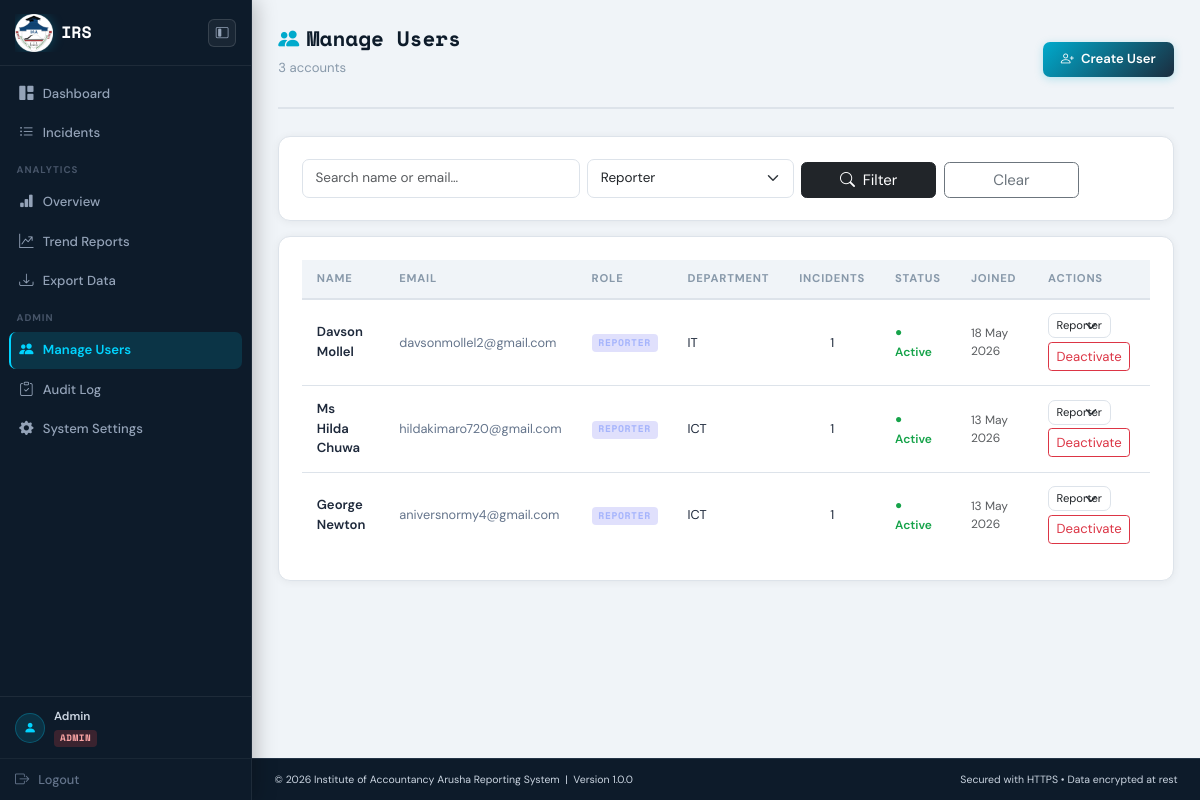
Screenshot of /public/users/list.php?role=reporter (signed in) with the database file from the repository.
### tables this page shows
CREATE TABLE `users` (
  `id` int(10) UNSIGNED NOT NULL,
  `full_name` varchar(150) NOT NULL,
  `email` varchar(200) NOT NULL,
  `password` varchar(255) NOT NULL,
  `role` enum('reporter','officer','admin') NOT NULL DEFAULT 'reporter',
  `department` varchar(150) DEFAULT NULL,
  `phone` varchar(20) DEFAULT NULL,
  `is_active` tinyint(1) NOT NULL DEFAULT 1,
  `created_at` datetime NOT NULL DEFAULT current_timestamp(),
  `updated_at` datetime NOT NULL DEFAULT current_timestamp() ON UPDATE current_timestamp()
);

### includes/functions.php (called while the page is built, shortened)
<?php
function is_logged_in(): bool
{
    return isset($_SESSION['user_id']);
}
function current_user(): ?array
{
    return [
        'id'   => $_SESSION['user_id'],
        'name' => $_SESSION['user_name'],
        'role' => $_SESSION['user_role'],
        'email'=> $_SESSION['user_email'],
    ];
}
function e(?string $str): string
{
    return htmlspecialchars((string)$str, ENT_QUOTES | ENT_SUBSTITUTE, 'UTF-8');
}

### public/users/list.php (the view, shortened to what this page needs)
<?php
require_once __DIR__ . '/../../includes/functions.php';
$pdo = db();
$search      = trim($_GET['q']      ?? '');
$filter      = $_GET['role']        ?? '';
$where  = ['1=1'];
$params = [];
if ($filter) {
    $where[]  = 'role = ?';
    $params[] = $filter;
}
$stmt = $pdo->prepare("
    SELECT u.*,
           (SELECT COUNT(*) FROM incidents WHERE reporter_id = u.id) AS incident_count
    FROM   users u
    WHERE  " . implode(' AND ', $where) . "
    ORDER  BY u.created_at DESC
");
$stmt->execute($params);
$users = $stmt->fetchAll();
include __DIR__ . '/../../includes/header.php';
?>
<div class="page-header">
    <div>
        <h1 class="page-title">
            <i class="bi bi-people-fill me-2 text-cyan"></i>Manage Users
        </h1>
        <p class="page-subtitle">
            <?= count($users) ?> account<?= count($users) !== 1 ? 's' : '' ?>
        </p>
    </div>
    <button class="btn btn-dark btn-cirms btn-primary-cirms"
            data-bs-toggle="modal" data-bs-target="#createModal">
        <i class="bi bi-person-plus me-1"></i> Create User
    </button>
</div>
<div class="cirms-card mb-3">
    <form method="GET" class="row g-2 align-items-end">
        <div class="col-md-4">
            <input type="text" name="q" class="form-control"
                   placeholder="Search name or email…"
                   value="<?= e($search) ?>">
        </div>
        <div class="col-md-3">
            <select name="role" class="form-select">
                <option value="reporter" <?= $filter === 'reporter' ? 'selected' : '' ?>>Reporter</option>
            </select>
        </div>
        <div class="col-md-2">
            <button class="btn btn-dark w-100">
                <i class="bi bi-search me-1"></i> Filter
            </button>
        </div>
        <div class="col-md-2">
            <a href="<?= APP_URL ?>/public/users/list.php" class="btn btn-outline-secondary w-100">
                Clear
            </a>
        </div>
    </form>
</div>
<div class="cirms-card">
    <div class="table-responsive">
        <table class="cirms-table">
            <thead>
                <tr>
                    <th>Name</th>
                    <th>Email</th>
                    <th>Role</th>
                    <th>Department</th>
                    <th>Incidents</th>
                    <th>Status</th>
                    <th>Joined</th>
                    <th>Actions</th>
                </tr>
            </thead>
            <tbody>
            <?php foreach ($users as $u): ?>
            <tr>
                <td style="font-weight:600;font-size:.875rem;"><?= e($u['full_name']) ?></td>
                <td style="font-size:.85rem;color:#64748b;"><?= e($u['email']) ?></td>
                <td>
                    <span class="role-chip role-<?= e($u['role']) ?>">
                        <?= ucfirst(e($u['role'])) ?>
                    </span>
                </td>
                <td style="font-size:.85rem;"><?= e($u['department'] ?: '—') ?></td>
                <td style="font-size:.85rem;text-align:center;"><?= $u['incident_count'] ?></td>
                <td>
                    <?php if ($u['is_active']): ?>
                        <span style="color:#16a34a;font-size:.8rem;font-weight:600;">● Active</span>
                    <?php else: ?>
                        <span style="color:#94a3b8;font-size:.8rem;font-weight:600;">● Inactive</span>
                    <?php endif; ?>
                </td>
                <td class="text-muted" style="font-size:.8rem;">
                    <?= date('d M Y', strtotime($u['created_at'])) ?>
                </td>
                <td>
                    <?php if ($u['id'] !== (int)current_user()['id']): ?>
                    <div class="d-flex gap-1 flex-wrap">
                        <form method="POST" class="d-inline">
                            <select name="role" class="form-select form-select-sm"
                                    onchange="this.form.submit()"
                                    style="font-size:.75rem;padding:.2rem .5rem;"
                                    title="Change role — will email the user">
                                <option value="reporter" <?= $u['role'] === 'reporter' ? 'selected' : '' ?>>Reporter</option>
                            </select>
                        </form>
                        <form method="POST" class="d-inline">
                            <button type="submit"
                                    class="btn btn-sm <?= $u['is_active'] ? 'btn-outline-danger' : 'btn-outline-success' ?>"
                                    title="<?= $u['is_active'] ? 'Deactivate account' : 'Reactivate account — will email user' ?>"
                                    data-confirm="<?= $u['is_active'] ? 'Deactivate this user account?' : 'Reactivate this account? The user will be notified by email.' ?>">
                                <?= $u['is_active'] ? 'Deactivate' : 'Activate' ?>
                            </button>
                        </form>
                    </div>
                    <?php else: ?>
                        <span class="text-muted" style="font-size:.78rem;">(your account)</span>
                    <?php endif; ?>
                </td>
            </tr>
            <?php endforeach; ?>
            </tbody>
        </table>
    </div>
</div>
<?php include __DIR__ . '/../../includes/footer.php'; ?>

### public/css/cirms.css (style rules this page uses)
:root { --navy: #0d1b2a; --navy-mid: #1b2d3f; --navy-soft: #233447; --cyan: #00d4ff; --cyan-dim: #00aacc; --white: #f8fafc; --muted: #8899aa; --border: #dde3ea; --bg: #f0f4f8; --card-bg: #ffffff; --low: #22c55e; --medium: #f59e0b; --high: #f97316; --critical: #ef4444; --status-new: #6366f1; --status-ack: #0ea5e9; --status-progress: #f59e0b; --status-resolved: #22c55e; --status-closed: #94a3b8; --radius: 8px; --shadow: 0 2px 12px rgba(0,0,0,.08); --shadow-lg: 0 8px 32px rgba(0,0,0,.13); font-size: 15px; }
*, *::before, *::after { box-sizing: border-box; margin: 0; padding: 0; }
body { font-family: 'DM Sans', sans-serif; background: var(--bg); color: #1e293b; min-height: 100vh; display: flex; flex-direction: column; }
.role-chip { display: inline-block; font-size: .65rem; font-weight: 700; font-family: 'Space Mono', monospace; letter-spacing: .06em; padding: .12rem .45rem; border-radius: 4px; text-transform: uppercase; white-space: nowrap; }
.role-reporter { background: rgba(99,102,241,.2); color: #a5b4fc; }
.page-header { display: flex; align-items: center; justify-content: space-between; margin-bottom: 1.75rem; padding-bottom: 1rem; border-bottom: 2px solid var(--border); gap: 1rem; }
.page-title { font-family: 'Space Mono', monospace; font-size: 1.4rem; font-weight: 700; color: var(--navy); line-height: 1.2; }
.page-subtitle { font-size: .875rem; color: var(--muted); margin-top: .2rem; line-height: 1.4; }
.cirms-card { background: var(--card-bg); border-radius: 12px; border: 1px solid var(--border); box-shadow: 0 1px 8px rgba(0,0,0,.06); padding: 1.5rem; margin-bottom: 1.25rem; transition: box-shadow .2s; }
.cirms-table { width: 100%; border-collapse: separate; border-spacing: 0; }
.cirms-table th { background: var(--bg); color: var(--muted); font-size: .75rem; font-weight: 700; text-transform: uppercase; letter-spacing: .07em; padding: .7rem 1rem; border-bottom: 2px solid var(--border); }
.cirms-table td { padding: .9rem 1rem; border-bottom: 1px solid var(--border); vertical-align: middle; font-size: .875rem; }
.cirms-table tbody tr { transition: background .12s; }
.cirms-table tbody tr:last-child td { border-bottom: none; }
.form-control, .form-select { border-radius: 7px; border: 1.5px solid var(--border); font-size: .9rem; padding: .55rem .85rem; transition: border-color .15s, box-shadow .15s; }
.btn-cirms { font-family: 'DM Sans', sans-serif; font-weight: 600; font-size: .875rem; padding: .5rem 1.2rem; border-radius: 7px; border: none; cursor: pointer; transition: background .15s, transform .1s, box-shadow .15s; }
.btn-primary-cirms { background: linear-gradient(135deg, var(--cyan-dim), var(--navy-mid)); color: #fff; box-shadow: 0 2px 8px rgba(0,170,204,.25); }
.text-cyan { color: var(--cyan-dim); }

### includes/header.php (style rules this page uses)
:root { --sb-w: 252px; --sb-w-min: 58px; }

### rows the page displays
users: full_name "Davson Mollel", email "davsonmollel2@gmail.com", role "REPORTER", department "IT", incident_count "1", is_active "● Active", created_at "18 May 2026", role "Reporter"
users: full_name "Ms Hilda Chuwa", email "hildakimaro720@gmail.com", role "REPORTER", department "ICT", incident_count "1", is_active "● Active", created_at "13 May 2026", role "Reporter"
users: full_name "George Newton", email "aniversnormy4@gmail.com", role "REPORTER", department "ICT", incident_count "1", is_active "● Active", created_at "13 May 2026", role "Reporter"

### other values shown
$user['name'] "Admin"
$role "ADMIN"
count($users) "3"
APP_FULL_NAME "Institute of Accountancy Arusha Reporting System"
APP_VERSION "1.0.0"
